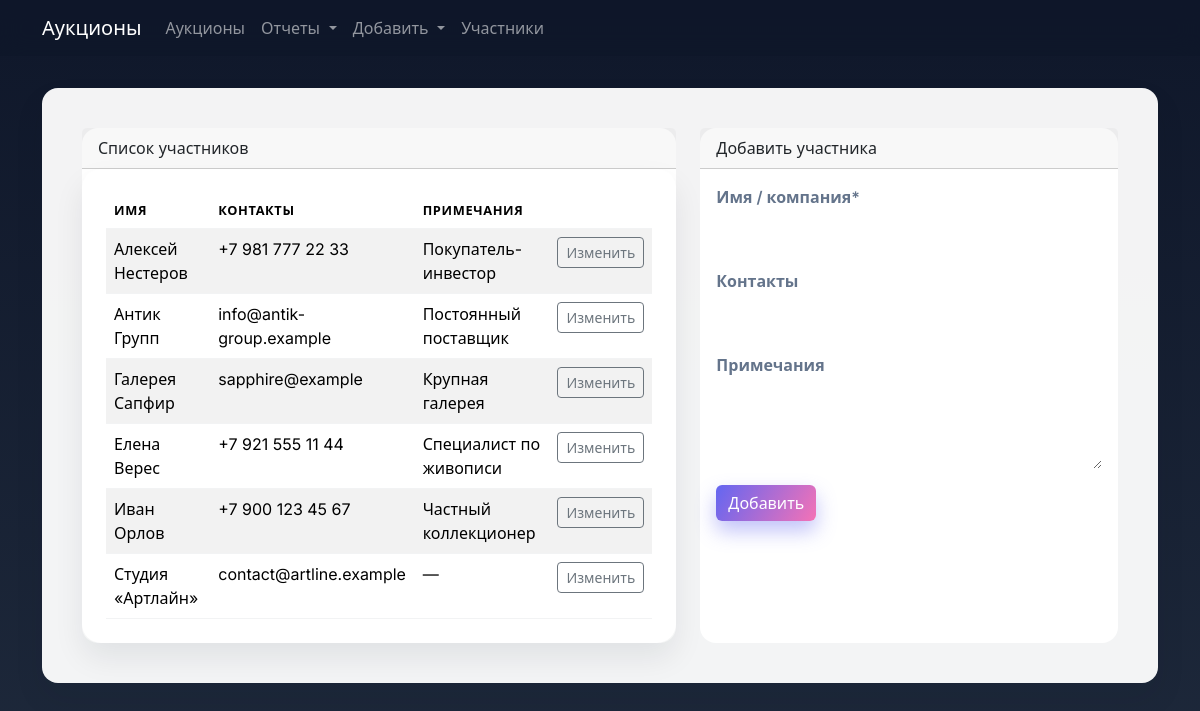
/participants, run on the app's committed database.
### tables this page shows
CREATE TABLE participants (
                id INTEGER PRIMARY KEY AUTOINCREMENT,
                name TEXT NOT NULL,
                contact_info TEXT,
                notes TEXT
            );

### main.py (the view, shortened to what this page needs)
@app.route("/participants", methods=["GET", "POST"])
def participants():
    db = get_db()
    rows = db.query("SELECT * FROM participants ORDER BY name COLLATE NOCASE")
    return render_template("participants.html", participants=rows)

### db.py (called while the page is built)
    def query(self, sql: str, params: Iterable[Any] | None = None) -> list[sqlite3.Row]:
        cur = self.conn.cursor()
        cur.execute(sql, params or [])
        rows = cur.fetchall()
        return rows

    def close(self) -> None:
        self.conn.close()

### main.py (called while the page is built)
def get_db() -> AuctionDB:
    if "db" not in g:
        g.db = AuctionDB()
    return g.db

### templates/participants.html (shortened to what this page needs)
{% extends "base.html" %}
{% block content %}
  <div class="row g-4">
    <div class="col-lg-7">
      <div class="card">
        <div class="card-header">Список участников</div>
        <div class="card-body p-0">
          <div class="table-responsive">
            <table class="table table-striped mb-0">
              <thead>
                <tr>
                  <th>Имя</th>
                  <th>Контакты</th>
                  <th>Примечания</th>
                  <th></th>
                </tr>
              </thead>
              <tbody>
                {% if participants %}
                  {% for participant in participants %}
                    <tr>
                      <td>{{ participant.name }}</td>
                      <td>{{ participant.contact_info or "—" }}</td>
                      <td>{{ participant.notes or "—" }}</td>
                      <td class="text-end">
                        <a class="btn btn-sm btn-outline-secondary" href="{{ url_for('edit_participant', participant_id=participant.id) }}">Изменить</a>
                      </td>
                    </tr>
                  {% endfor %}
                {% else %}
                  <tr>
                    <td colspan="4" class="text-center text-muted py-4">Участники отсутствуют.</td>
                  </tr>
                {% endif %}
              </tbody>
            </table>
          </div>
        </div>
      </div>
    </div>
    <div class="col-lg-5">
      <div class="card h-100">
        <div class="card-header">Добавить участника</div>
        <div class="card-body">
          <form class="row g-3" method="post">
            <div class="col-12">
              <label class="form-label" for="name">Имя / компания*</label>
              <input class="form-control" type="text" id="name" name="name" required />
            </div>
            <div class="col-12">
              <label class="form-label" for="contact_info">Контакты</label>
              <input class="form-control" type="text" id="contact_info" name="contact_info" />
            </div>
            <div class="col-12">
              <label class="form-label" for="notes">Примечания</label>
              <textarea class="form-control" id="notes" name="notes" rows="3"></textarea>
            </div>
            <div class="col-12">
              <button class="btn btn-primary" type="submit">Добавить</button>
            </div>
          </form>
        </div>
      </div>
    </div>
  </div>
{% endblock %}

### static/styles.css (style rules this page uses)
:root { --bg-gradient-start: #0f172a; --bg-gradient-end: #1e293b; --card-bg: #ffffff; --card-accent: #f1f5f9; --text-primary: #0f172a; --text-muted: #64748b; --primary: #6366f1; --primary-dark: #4f46e5; --accent: #f472b6; --border-radius: 1rem; --shadow-soft: 0 15px 30px rgba(15, 23, 42, 0.08); }
body { font-family: "Inter", "Segoe UI", system-ui, -apple-system, BlinkMacSystemFont, sans-serif; background: linear-gradient(180deg, var(--bg-gradient-start), var(--bg-gradient-end)); color: var(--text-primary); min-height: 100vh; }
.card, .table, .form-control, .form-select { border-radius: 1rem; border: none; }
.table thead { background: var(--card-accent); color: var(--text-muted); text-transform: uppercase; font-size: 0.8rem; letter-spacing: 0.05em; }
.table tr { border-bottom: 1px solid rgba(15, 23, 42, 0.05); }
.btn-primary { background: linear-gradient(120deg, var(--primary), var(--accent)); border: none; box-shadow: 0 10px 20px rgba(99, 102, 241, 0.4); transition: transform 0.2s ease, box-shadow 0.2s ease; }
.form-label { font-weight: 600; color: var(--text-muted); }
.table-responsive { border-radius: 1.2rem; box-shadow: var(--shadow-soft); background: var(--card-bg); padding: 1.5rem; }

### data on the page
participants: name "Алексей Нестеров", contact_info "+7 981 777 22 33", notes "Покупатель- инвестор"
participants: name "Антик Групп", contact_info "info@antik-group.example", notes "Постоянный поставщик"
participants: name "Галерея Сапфир", contact_info "sapphire@example", notes "Крупная галерея"
participants: name "Елена Верес", contact_info "+7 921 555 11 44", notes "Специалист по живописи"
participants: name "Иван Орлов", contact_info "+7 900 123 45 67", notes "Частный коллекционер"
participants: name "Студия «Артлайн»", contact_info "contact@artline.example", notes "—"
